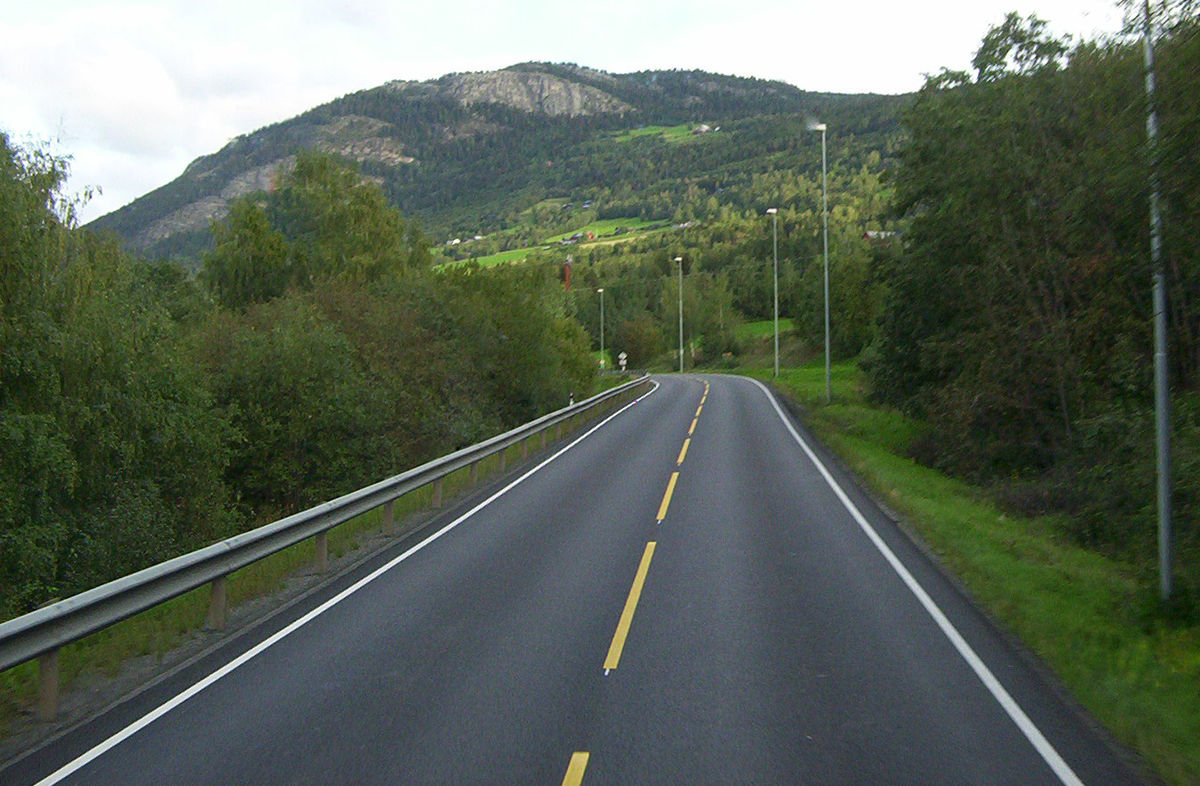
#> input picture res/Road_in_Norway.jpg, 1200 x 786 px, given in place of Lenna.png, which was not available
$ python mosaicImg.py   (older library calls are emulated)
#> lines starting #> are read from the running program, lines starting #| are printed output that depends on the picture; after the words box and inside, x2 and y2 are one past the last pixel; in counts of white or black regions, pixels touching at a corner belong together; pictures that were not available may be replaced by others from this repository, and a replacement may not be noted
### ImageBase.py
#python3
#Steven Image base operation Class
import cv2
import numpy as np
from matplotlib import pyplot as plt
import random

# [11 lines left out: functions changeBgr2Rbg, changeRbg2Bgr, not called in this run]

def loadImg(file, mode=cv2.IMREAD_COLOR, toRgb=True):
    #mode = cv2.IMREAD_COLOR cv2.IMREAD_GRAYSCALE cv2.IMREAD_UNCHANGED
    try:
        img = cv2.imread(file,mode)
    except:
        print("Load image error,file=",file)

    assert(img is not None)
    if toRgb:
        if getImagChannel(img) == 3:
            img = changeBgr2Rbg(img)
    return img

def loadGrayImg(file):
    img = loadImg(file,mode=cv2.IMREAD_GRAYSCALE)
    return img

def writeImg(img,filePath):
    cv2.imwrite(filePath,img)

def infoImg(img,str='image:'):
    return print(str,'shape:',img.shape,'size:',img.size,'dims=',img.ndim,'dtype:',img.dtype)

# [4 lines left out: function grayImg, not called in this run]

def getImagChannel(img):
    if img.ndim == 3: #color r g b channel
        return 3
    return 1  #only one channel

# [27 lines left out: functions resizeImg, showimage, plotImg, not called in this run]

def getImgHW(img):
    return img.shape[0],img.shape[1]

def distanceImg(img1,img2):
    return np.sqrt(np.sum(np.square(img1 - img2)))

"""-----------------------operation start-------"""
# [100 lines left out: functions calcAndDrawHist, equalizedHist, custEqualizedHist, histogram_equalize, binaryImage, binaryImage2 and 2 more, not called in this run]

def thresHoldModel(img,mode=cv2.ADAPTIVE_THRESH_MEAN_C):
    #cv2.ADAPTIVE_THRESH_GAUSSIAN_C
    return cv2.adaptiveThreshold(img,255,mode,cv2.THRESH_BINARY,11,2)

def convolutionImg(img,kernel):
    return cv2.filter2D(img,-1,kernel)

# [343 lines left out: functions colorSpace, flipImg, custGray, differImg, reverseImg, LightImg and 9 more, not called in this run]

#https://docs.opencv.org/trunk/da/d22/tutorial_py_canny.html
def cannyImg(img,threshold1=100,threshold2=200):
    return cv2.Canny(img, threshold1=threshold1, threshold2=threshold2)

def sobelImg(img,scale=1,delta=0,ddepth = cv2.CV_16S, ksize=3):
    return cv2.Sobel(img, ddepth, 1, 0, ksize=ksize, scale=scale, delta=delta, borderType=cv.BORDER_DEFAULT)

# [23 lines left out: functions textImg, jointImage, not called in this run]

def rectangleImg(img,startPt,stopPt,color=(0, 0, 255),thickness=2):
    #return cv2.rectangle(img=img, pt1=startPt, pt2=stopPt, color=color, thickness=thickness)
    return cv2.rectangle(img, startPt, stopPt, color, thickness=2)

# [17 lines left out: functions adjustBrightnessAndContrast, GammaCorrection, not called in this run]

### mainImagePlot.py
#python3
#Steven 11/03/2020 image plot modoule

import matplotlib.pyplot as plt
from common import getRowAndColumn
from ImageBase import *

# [4 lines left out: function plotImg2, not called in this run]

def plotImagList(imgList, nameList, title='', gray=False, showticks=True):
    nImg = len(imgList)
    nRow,nColumn = getRowAndColumn(nImg)

    plt.figure().suptitle(title, fontsize="x-large")
    for n in range(nImg):
        img = imgList[n]
        ax = plt.subplot(nRow, nColumn, n + 1)
        ax.title.set_text(nameList[n])
        if gray:
            plt.imshow(img,cmap="gray")
        else:
            plt.imshow(img)

        if not showticks:
            ax.set_yticks([])
            ax.set_xticks([])
    #plt.grid(True)
    plt.tight_layout()

    # [4 lines of commented-out code are left out]
    plt.show()

# [7 lines left out: function main, not called in this run]

# [2 lines that do not run on import are left out]

### common.py
#python3
#Steven common
import numpy as np


def getRowAndColumn(N):
    """give a positive number,return suitable a*b for subplot matrix """
    if N <= 0:
        return (0,0)
    if N == 1:
        return (1,1)

    if N % 2 != 0: #odd number
        N +=1

    match = []
    for i in np.arange(1,N/2+1,dtype=np.int8):
        #print(i)
        if N % i == 0:
            match.append((int(i), int(N/i)))
    #print(match)

    '''(a,b) find the minimum abs(a-b) as the suitable result'''
    minInter = abs(match[0][0]-match[0][1])
    res = match[0]
    for i in match:
        if minInter > abs(i[0]-i[1]):
            minInter = abs(i[0]-i[1])
            res = i

    return res[0],res[1]

def main():
    print(getRowAndColumn(78))

# [2 lines that do not run on import are left out]

### mosaicImg.py
#python3
#Steven image mosaic modoule

import cv2
import matplotlib.pyplot as plt
from ImageBase import *
from mainImagePlot import plotImagList

# [63 lines left out: functions mosaicImg, mosaicImg2, randomBolckImg, not called in this run]

def mosaicImg3(x,y,h,w,img): #all block random
    roi = img[y:y+h, x:x+w]
    resImg = roi.copy()
    #block = np.zeros((5,6), np.float32)
    #block = np.zeros((3,3), np.float32)
    #block = np.zeros((9,12), np.float32)
    block = np.zeros((15,12), np.float32)

    block_h = block.shape[0]
    block_w = block.shape[1]

    len = int(h*w/(block_h*block_w))
    for i in range(len):
        H = int(np.floor(i / (w/block_w)))
        W = int(i % (w/block_w))

        value = np.mean(roi[H*block_h:H*block_h+block_h, W*block_w:W*block_w+block_w])
        #value = np.max(roi[H*block_h:H*block_h+block_h, W*block_w:W*block_w+block_w])
        #value = np.min(roi[H*block_h:H*block_h+block_h, W*block_w:W*block_w+block_w])

        resImg[H*block_h:H*block_h+block_h, W*block_w:W*block_w+block_w] = value
    return resImg

def main():
    file = r'./res/Lenna.png' #r'./res/obama.jpg'#
    img = loadImg(file,mode=cv2.IMREAD_GRAYSCALE) # IMREAD_GRAYSCALE IMREAD_COLOR
#> in loadImg, `img = cv2.imread(file,mode)`:
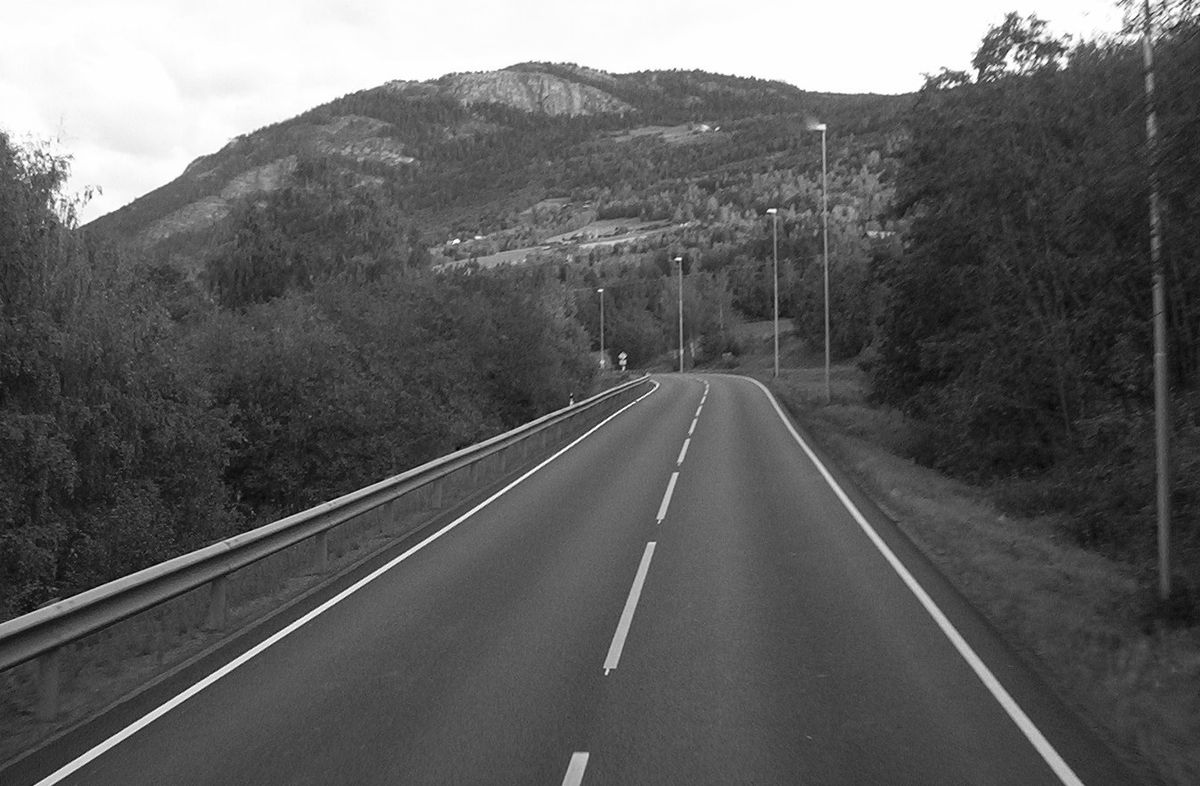
#> img: shape (786, 1200); min 0, max 255, mean 95.1

    imgList = []
    nameList = []

    x,y = 242,245
    h,w = 45,120
    #mosaic = mosaicImg(x,y,h,w,img)
    #mosaic = mosaicImg2(x,y,h,w,img)
    mosaic = mosaicImg3(x,y,h,w,img)
#> in mosaicImg3, `roi = img[y:y+h, x:x+w]`:
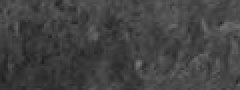
#> roi: shape (45, 120) (shown 2 times larger); min 29, max 122, mean 66.6
#> the loop in mosaicImg3, `for i in range(len):` made 30 passes
#> value on passes 1 to 12: 72.65, 64.78, 67.66, 69.45, 67.53, 71.68, 76.44, 77.83, 73.22, 78.42, 60.57, 53.43
#> after the loop in mosaicImg3, `for i in range(len):`:
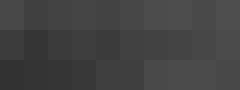
#> resImg: shape (45, 120) (shown 2 times larger); min 50, max 78, mean 66.1

    imgList.append(img), nameList.append('Original')

    mImg = img.copy()
    mImg[y:y+h, x:x+w] = mosaic
#> mImg: shape (786, 1200); 0.55% of pixels changed, all inside (x1, y1, x2, y2) = (242, 245, 362, 290)
    imgList.append(mImg), nameList.append('mosaicImg')

    plotImagList(imgList,nameList,True)
#> in plotImagList, `nImg = len(imgList)`: nImg = 2
#> after the loop in getRowAndColumn, `for i in np.arange(1,N/2+1,dtype=np.int8):`: match = [(1, 2)]
#> in getRowAndColumn, `minInter = abs(match[0][0]-match[0][1])`: minInter = 1
#> in getRowAndColumn, `res = match[0]`: res = (1, 2)
#> the loop in getRowAndColumn, `for i in match:` made 1 pass
#> after the loop in getRowAndColumn, `for i in match:`: minInter = 1
#> in plotImagList, `nRow,nColumn = getRowAndColumn(nImg)`: nColumn = 2
#> in plotImagList, `plt.show()`:
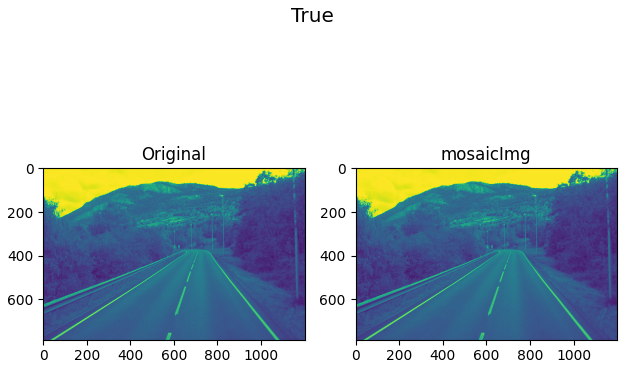
#> figure drawn by matplotlib, 2 panels
    pass

if __name__=='__main__':
    main()

$ run again, on res/otsus_algorithm.jpg
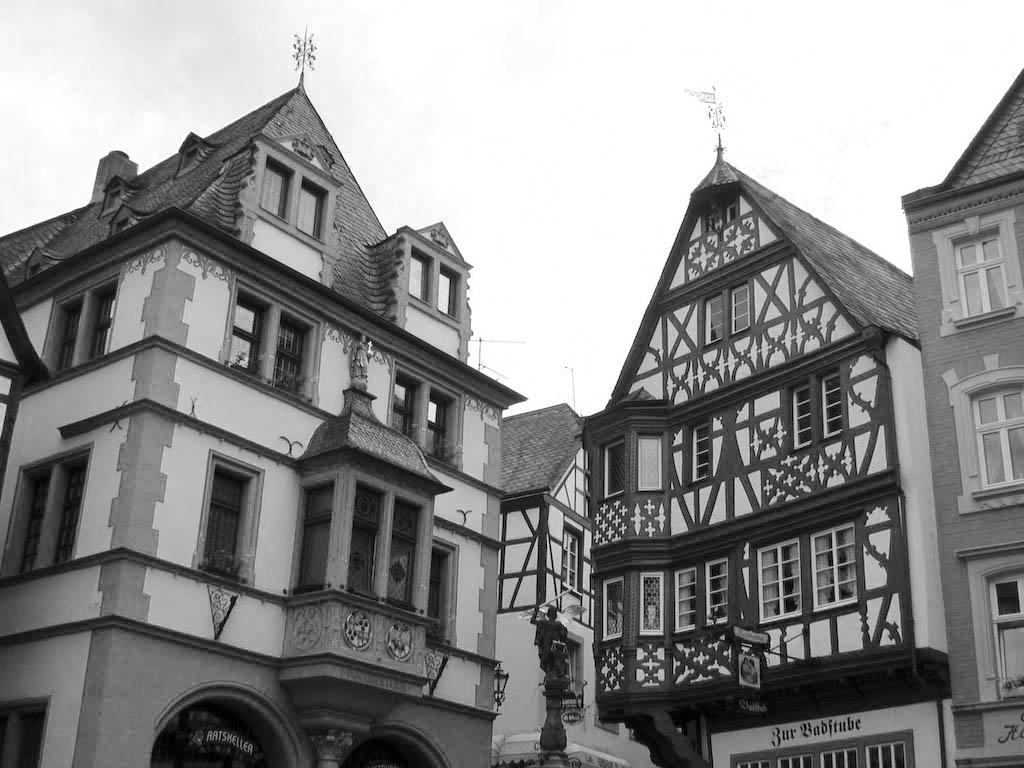
#> input picture res/otsus_algorithm.jpg, 1024 x 768 px, given in place of Lenna.png, which was not available
#> in loadImg, img is the input picture: shape (768, 1024); min 0, max 255, mean 141.3
#> the loop in mosaicImg3, `for i in range(len):` made 30 passes
#> value on passes 1 to 8: 40.87, 103.8, 177, 202.7, 201.2, 178.2, 135.6, 139.9
#> in main, `mImg[y:y+h, x:x+w] = mosaic`:
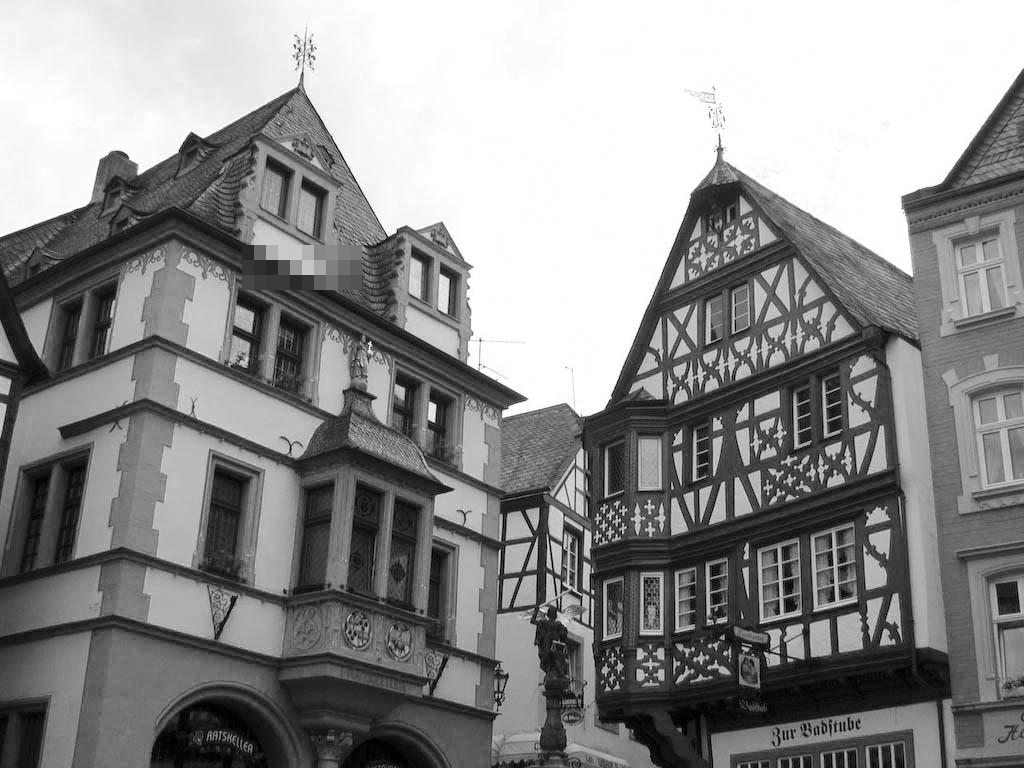
#> mImg: shape (768, 1024); 0.67% of pixels changed, all inside (x1, y1, x2, y2) = (242, 245, 362, 290)
#> nImg = 2
#> after the loop in getRowAndColumn, `for i in np.arange(1,N/2+1,dtype=np.int8):`: match = [(1, 2)]
#> in getRowAndColumn, `minInter = abs(match[0][0]-match[0][1])`: minInter = 1
#> res = (1, 2)
#> the loop in getRowAndColumn, `for i in match:` made 1 pass
#> after the loop in getRowAndColumn, `for i in match:`: minInter = 1
#> nColumn = 2
#> in plotImagList, `plt.show()`:
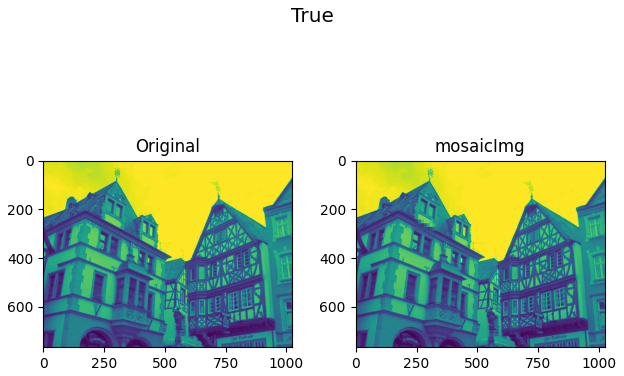
#> figure drawn by matplotlib, 2 panels
